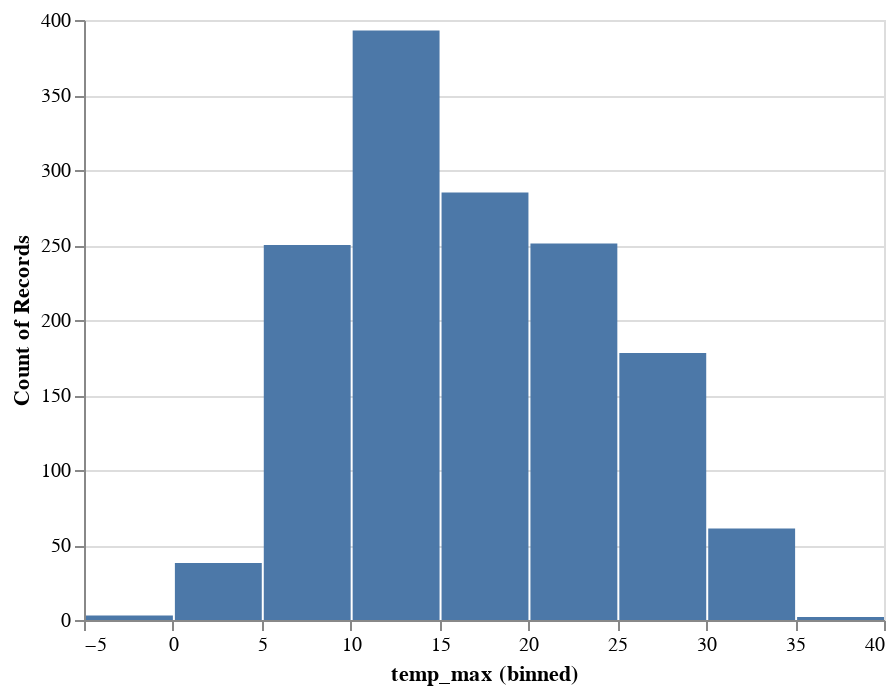

This figure's notebook cell:
### Markdown cell above
### Binned Histogram

### Code cell
show(
    data(["temp_max"]),
    {
        "view": [
            {
                "mark": [
                    {
                        "type": "bar",
                        "encoding": [
                            {"channel": "x", "field": "temp_max", "binning": 10},
                            {"channel": "y", "aggregate": "count"},
                        ],
                    }
                ],
                "scale": [
                    {
                        "channel": "x",
                        "type": "linear",
                    },
                    {"channel": "y", "type": "linear", "zero": "true"},
                ],
            }
        ]
    },
)

### Figure 1 — Vega-Lite specification as saved in the notebook (floating-point values rounded to 4 significant figures; data arrays with more than 128 entries replaced by an {"elided": "..."} marker saying what was removed)
{"config": {"view": {"continuousWidth": 400, "continuousHeight": 300}}, "data": {"name": "data-830c39fec90146253fb06a06c26374ef"}, "mark": "bar", "encoding": {"x": {"bin": {"maxbins": 10}, "field": "temp_max", "scale": {"type": "linear"}, "type": "quantitative"}, "y": {"aggregate": "count", "scale": {"type": "linear", "zero": true}}}, "$schema": "https://vega.github.io/schema/vega-lite/v4.17.0.json", "datasets": {"data-830c39fec90146253fb06a06c26374ef": {"elided": "1461 records"}}}
